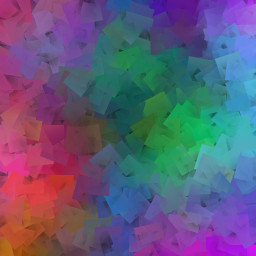
//> input picture Exemplos/blend1.jpg, 256 x 256 px
$ ./cannypoints blend1.jpg   (built with g++ and OpenCV 4)
//> lines starting //> are read from the running program, lines starting //| are printed output that depends on the picture
#include <iostream>
#include <opencv2/opencv.hpp>
#include <fstream>
#include <iomanip>
#include <vector>
#include <algorithm>
#include <numeric>
#include <ctime>
#include <cstdlib>

using namespace std;
using namespace cv;

/*
Para este código utilizei o algoritmo pontilhismo.cpp e apenas
adicionei o algoritmo de Canny ao final do mesmo
*/

#define STEP 5
#define JITTER 3
#define RAIO 3

int main(int argc, char** argv){
    vector<int> yrange;
    vector<int> xrange;

    Mat image, frame, points, image_canny, points_canny;

    int width, height, gray;
    int x, y;

    image= imread(argv[1],CV_LOAD_IMAGE_GRAYSCALE);
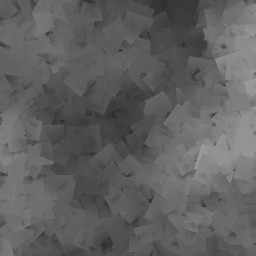
//> image: 256 rows x 256 cols, CV_8UC1; min 40, max 157, mean 96.3

    srand(time(0));

    if(!image.data){
        cout << "nao abriu" << argv[1] << endl;
        cout << argv[0] << " imagem.jpg";
        exit(0);
    }

    width=image.size().width;
//> width = 256
    height=image.size().height;
//> height = 256

    xrange.resize(height/STEP);
//> xrange = 51 values from 0 to 0
    yrange.resize(width/STEP);
//> yrange = 51 values from 0 to 0

    iota(xrange.begin(), xrange.end(), 0);
//> xrange = 51 values from 0 to 50
    iota(yrange.begin(), yrange.end(), 0);
//> yrange = 51 values from 0 to 50

    for(uint i=0; i<xrange.size(); i++){
        xrange[i]= xrange[i]*STEP+STEP/2;
    }

    for(uint i=0; i<yrange.size(); i++){
        yrange[i]= yrange[i]*STEP+STEP/2;
    }

    points = Mat(height, width, CV_8U, Scalar(255));

    random_shuffle(xrange.begin(), xrange.end());

    for(auto i : xrange){
        random_shuffle(yrange.begin(), yrange.end());
        for(auto j : yrange){
        x = i+rand()%(2*JITTER)-JITTER+1;
        y = j+rand()%(2*JITTER)-JITTER+1;
        gray = image.at<uchar>(x,y);
        circle(points,
                cv::Point(y,x),
                RAIO,
                CV_RGB(gray,gray,gray),
                -1,
                CV_AA);
        }
    }
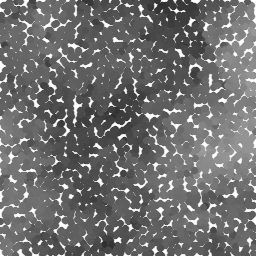
//> points: 256 rows x 256 cols, CV_8UC1; min 47, max 255, mean 112.6
    imwrite("pontos.jpg", points);

    //Agora criamos a imagem do pontilhismo utilizando Canny

    //primeiro define-se a quantidade de vezes que o algoritmo
    //será executado
    //Vale salientar que cada vez que o passo aumenta, o raio
    //dos circulos será menor, criando assim uma imagem com
    //melhor qualidade
    int qnt_exec = 5;

    for(int l = 0; l < qnt_exec; l++){
        int raio = 5 - l;
        int limiar_t2 = 15*l;
        int limiar_t1 = limiar_t2 * 3;
        Canny(image, image_canny, limiar_t2, limiar_t1);
        //Loop utilizado para desenhar a imagem pontilhista
        for(int i = 0; i < height; i++){
            for(int j = 0; j < width; j++){
                if(image_canny.at<uchar>(i,j)>0){
                gray = image.at<uchar>(i,j);
                circle(points,
                cv::Point(j,i),
                raio,
                CV_RGB(gray,gray,gray),
                -1,
                CV_AA);
                }
            }
        }
    }
//> this loop made 5 passes
//> gray on passes 1 to 5: 98, 93, 93, 77, 73
//> pass 1, `Canny(image, image_canny, limiar_t2, limiar_t1);`:
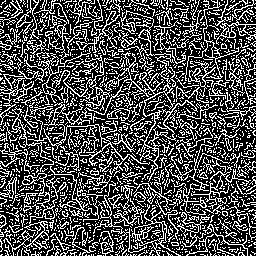
//> image_canny: 256 rows x 256 cols, CV_8UC1; 31% white in thin lines or dots
//> pass 2, `Canny(image, image_canny, limiar_t2, limiar_t1);`:
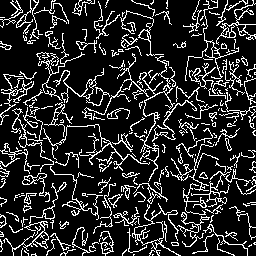
//> image_canny: 256 rows x 256 cols, CV_8UC1; 16.5% white in thin lines or dots
//> pass 3, `Canny(image, image_canny, limiar_t2, limiar_t1);`:
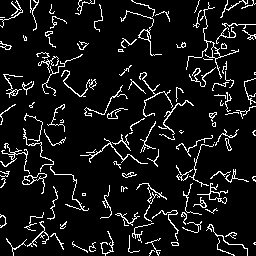
//> image_canny: 256 rows x 256 cols, CV_8UC1; 8.4% white in thin lines or dots
//> after the loop:
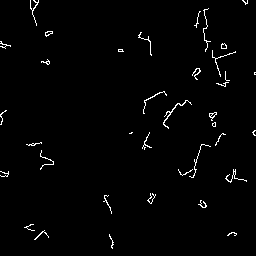
//> image_canny: 256 rows x 256 cols, CV_8UC1; 1.6% white in thin lines or dots
//> after the loop, gray = 73
    imwrite("pontilhismo_canny.jpg",points);
    waitKey();

  return 0;
}
